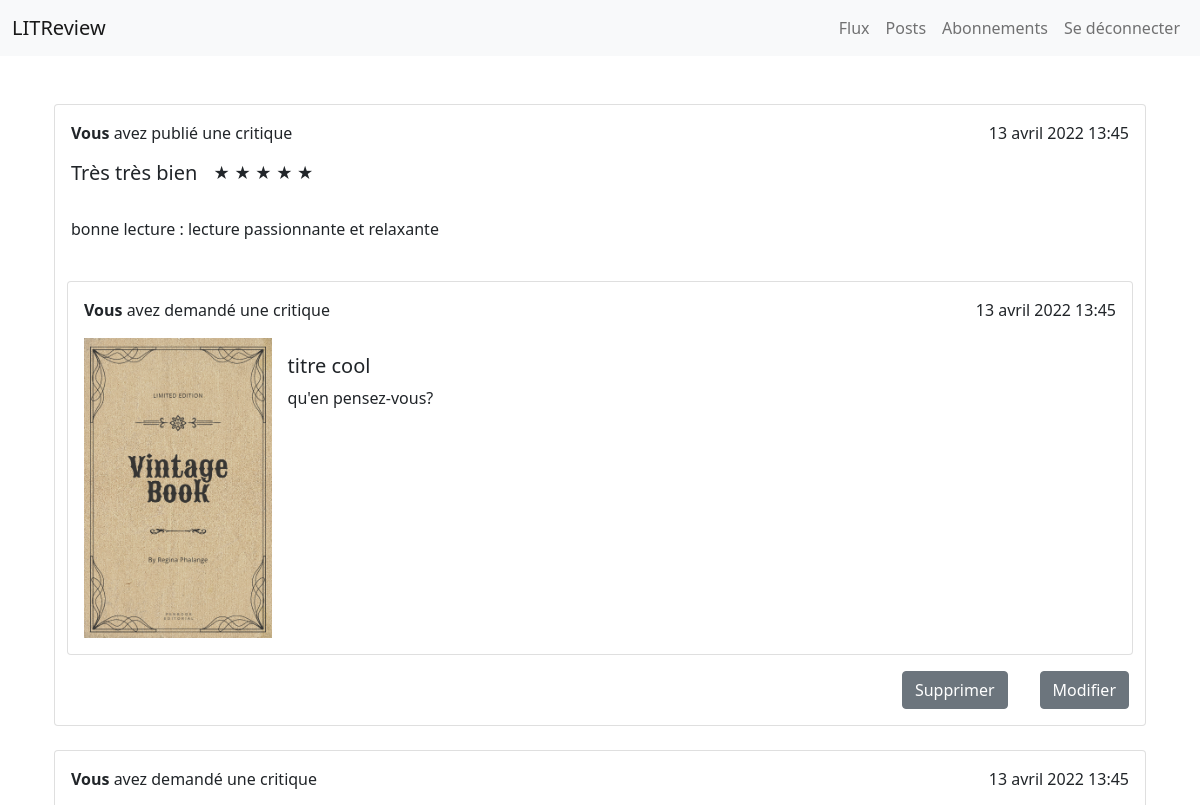
The page /my_posts (signed in, upper part) on the database as committed earlier.
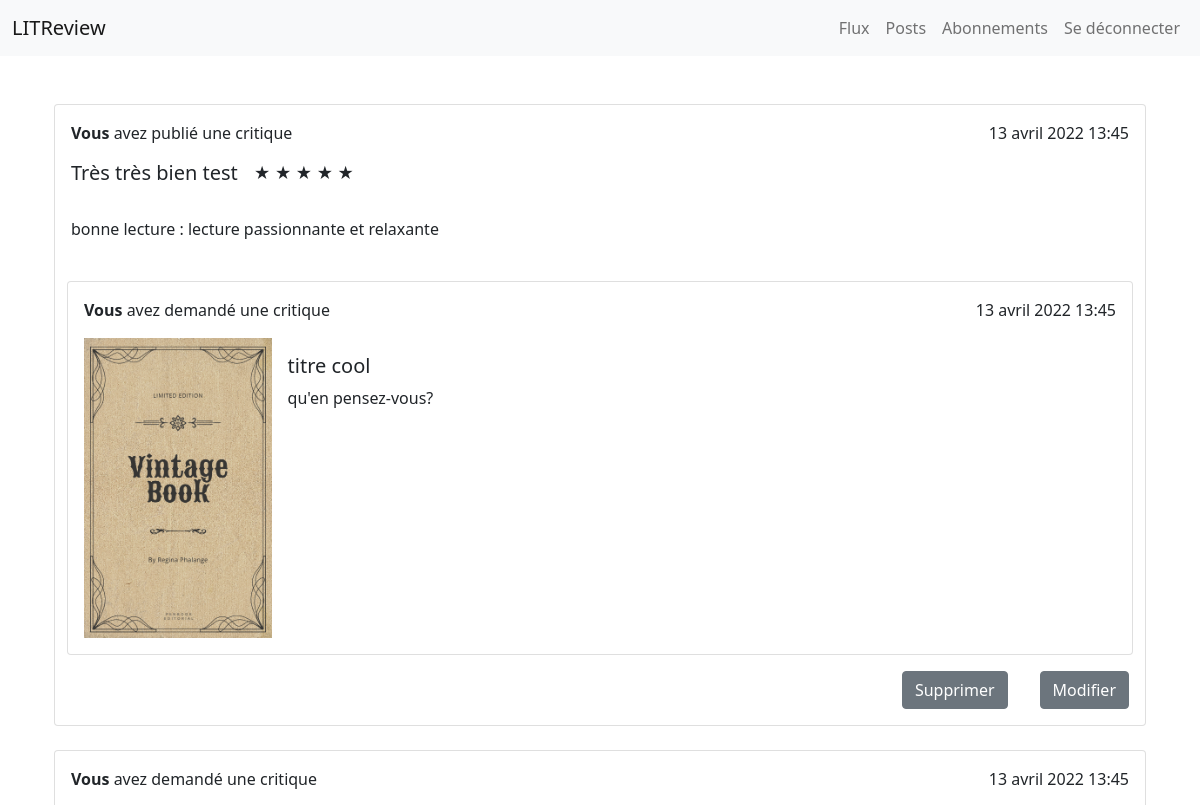
The same page on the database as committed later.
### main/models.py (models this page shows, shortened)
class Review(models.Model):
    ticket = models.ForeignKey(to=Ticket, on_delete=models.CASCADE)
    rating = models.PositiveSmallIntegerField(
        validators=[MinValueValidator(0), MaxValueValidator(5)]
    )
    headline = models.CharField(max_length=128)
    body = models.CharField(max_length=8192, blank=True)
    user = models.ForeignKey(to=settings.AUTH_USER_MODEL, on_delete=models.CASCADE)
    time_created = models.DateTimeField(auto_now_add=True)

class Ticket(models.Model):
    title = models.CharField(max_length=128)
    description = models.TextField(max_length=2048, blank=True)
    user = models.ForeignKey(to=settings.AUTH_USER_MODEL, on_delete=models.CASCADE)
    image = models.ImageField(null=True, blank=True, upload_to="images/")
    time_created = models.DateTimeField(auto_now_add=True)

### main/views.py (the view)
# urls.py: path("my_posts", views.see_my_posts, name="my_posts"),
@login_required
def see_my_posts(request):
    my_tickets = Ticket.objects.filter(user=request.user)
    my_tickets = my_tickets.annotate(content_type=Value("TICKET", CharField()))
    my_reviews = Review.objects.filter(user=request.user)
    my_reviews = my_reviews.annotate(content_type=Value("REVIEW", CharField()))
    my_posts = sorted(
        chain(my_reviews, my_tickets), key=lambda post: post.time_created, reverse=True
    )
    return render(
        request,
        "main/my_posts.html",
        {
            "my_posts": my_posts,
            "display_modify_delete_buttons": True,
        },
    )

### main/templates/main/my_posts.html
{% extends 'main/base.html' %}
{% block content %}
{%if my_posts|length == 0%}
<br><br>
<h5 class="text-center fs-5 ">Vous n'avez pas encore de post</h5>
{%else%}
{% for post in my_posts %}
{% if post.content_type == 'TICKET' %}
{% include 'main/ticket_snippet.html' with ticket=post %}
{% elif post.content_type == 'REVIEW' %}
{% include 'main/review_snippet.html' with review=post %}
{%endif%}
{% endfor %}
{%endif%}
{%endblock%}

### main/templates/main/review_snippet.html
{% block content %}
<br>
<div class="card ">
    <div class="card-body">
        <div class="d-flex justify-content-between">
            {% if review.user == request.user %}
            <p> <strong>Vous</strong> avez publié une critique </p>
            <p>{{review.time_created}}</p>
            {%else%}
            <p> <strong>{{review.user}}</strong> a publié une critique </p>
            <p>{{review.time_created}}</p>
            {% endif%}
        </div>
        <div class="d-flex flex-row mb-3">
            <h5 class="card-title">{{review.headline}} </h5>
            <div>
                <p class="ms-3 fs-6 text">
                    {%for i in '12345' %}
                    {% if forloop.counter <= review.rating %} ★ {%else%} ☆ {%endif%} {%endfor%} </p>
            </div>
        </div>
        <p class="card-text">{{review.body}}</p>
    </div>
    <div class="container">
        {% with ticket=review.ticket display_review_button=False display_modify_delete_buttons=False %}
        {% include 'main/ticket_snippet.html' %}
        {%endwith%}
    </div>
    {% if display_modify_delete_buttons %}
    <div class="d-flex justify-content-md-end">
        <a href="{% url 'delete_content' 'review' review.id %}" class="btn btn-secondary m-3">Supprimer</a>
        <a href="{% url 'update_review' review.id %}" class="btn btn-secondary m-3">Modifier</a>
    </div>
    {%else%}
    <br>
    {%endif %}
</div>
{% endblock %}

### main/templates/main/ticket_snippet.html (shortened to what this page needs)
{% block content %}
<br>
<div class="card ">
  <div class="card-body">
    <div class="d-flex justify-content-between">
      {% if ticket.user == request.user %}
      <p> <strong>Vous</strong> avez demandé une critique</p>
      <p>{{ticket.time_created}}</p>
      {%else%}
      <p> <strong>{{ticket.user}}</strong> a demandé une critique</p>
      <p>{{ticket.time_created}}</p>
      {% endif%}
    </div>
    <div class="d-flex ">
      {% if ticket.image %}
      <img src="{{ticket.image.url}}" style="height: 300px" alt="...">
      {%endif%}
      <div class=" m-3">
          <h5 class="card-title">{{ticket.title}}</h5>
          <p class="card-text">{{ticket.description}}</p>
      </div>
    </div>
  </div>
</div>
{% endblock %}

Rows that differ between the two databases and show on the page:
changed Review "bonne lecture : lecture passionnante et relaxante": headline "Très très bien" → "Très très bien test"
